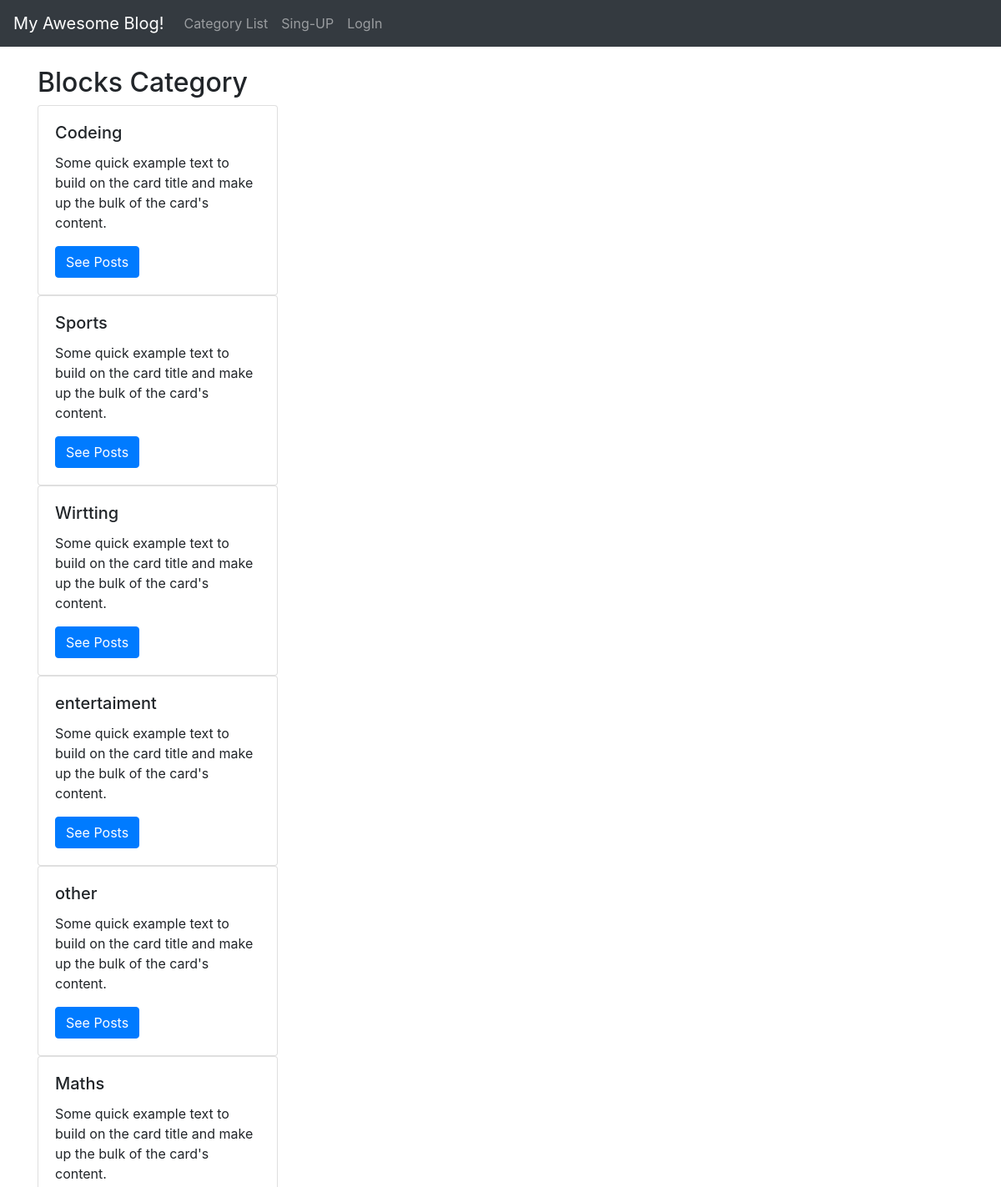
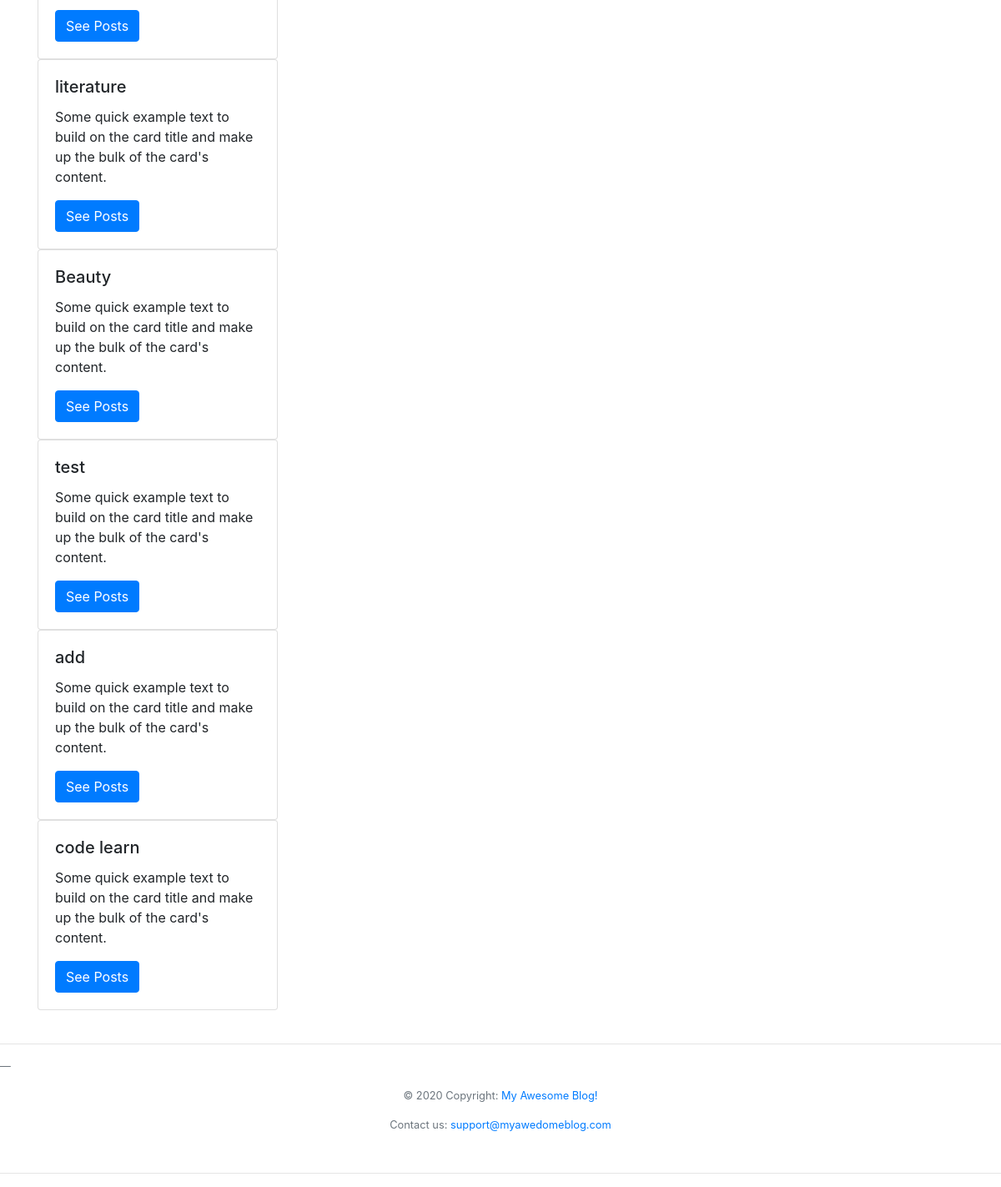
The page /category-list/ on the database its author committed (2 pictures, top to bottom).
### theblog/models.py (models this page shows, shortened)
class Category(models.Model):
    name = models.CharField(max_length=255)
    def __str__(self):
        return self.name

### theblog/views.py (the view)
def CategoryListView(request):
    cat_menu_list = Category.objects.all()
    return render(request, 'categories_list.html', {'cat_menu_list': cat_menu_list})

### theblog/templates/categories_list.html (shortened to what this page needs)
<!DOCTYPE html>
<html lang="en">
<head>
</head>
<body>
{% extends 'base.html' %}
{% block content %}
    <h2>Blocks Category</h2>
    {% for item in cat_menu_list %}
        <div class="card" style="width: 18rem;">
            <div class="card-body">
                <h5 class="card-title">{{ item }}</h5>
                <p class="card-text">Some quick example text to build on the card title and make up the bulk of the
                    card's content.</p>
                <a href="{% url 'category' item|slugify %}" class="btn btn-primary">See Posts</a>
            </div>
        </div>
    {% endfor %}
{% endblock %}

### rows shown on the page
Category: name "Codeing"
Category: name "Sports"
Category: name "Wirtting"
Category: name "entertaiment"
Category: name "other"
Category: name "Maths"
Category: name "literature"
Category: name "Beauty"
Category: name "test"
Category: name "add"
Category: name "code learn"
